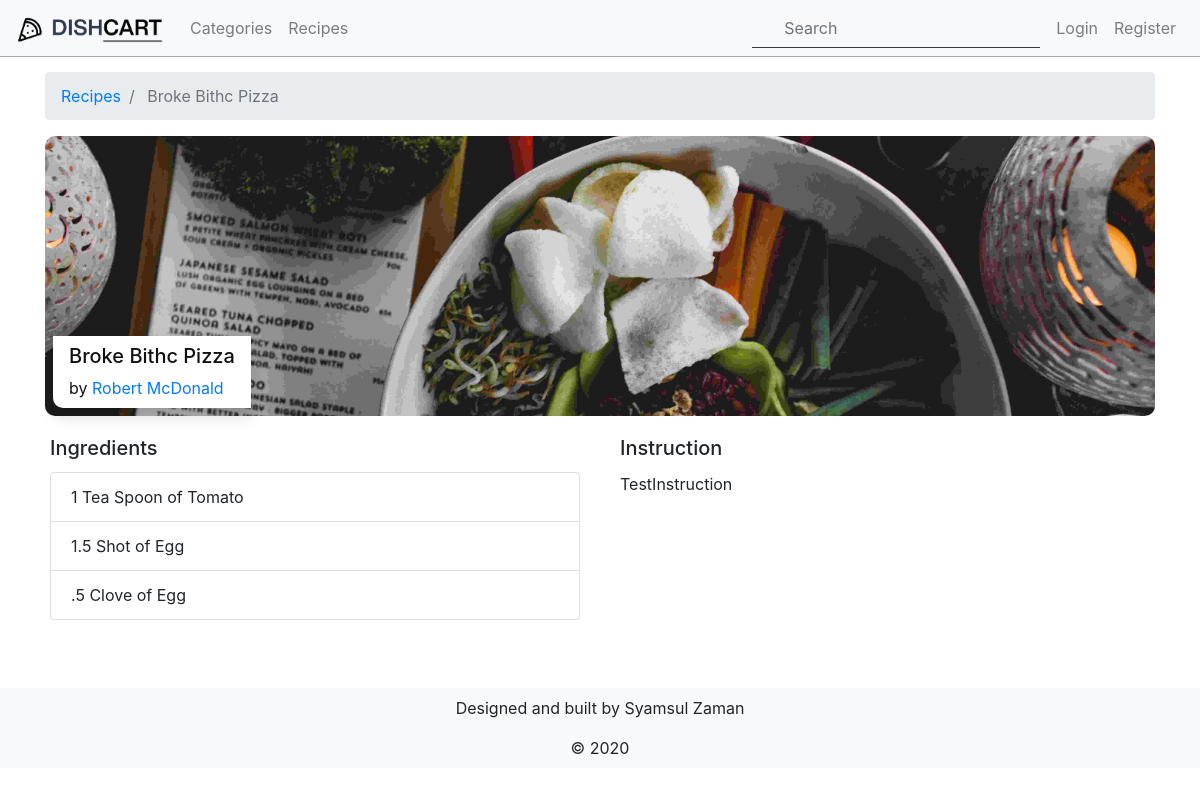
/recipes/detail/2, run on the app's committed database.
### tables this page shows
CREATE TABLE `recipes` (
  `id` int(11) NOT NULL,
  `image` varchar(50) NOT NULL DEFAULT 'default-recipe.jpg',
  `name` varchar(150) NOT NULL,
  `user_id` int(11) NOT NULL,
  `category` varchar(20) NOT NULL,
  `instruction` text NOT NULL,
  `created_at` date NOT NULL DEFAULT current_timestamp(),
  `updated_at` date NOT NULL DEFAULT current_timestamp()
);

CREATE TABLE `users` (
  `id` int(11) NOT NULL,
  `username` varchar(150) NOT NULL,
  `first_name` varchar(150) NOT NULL,
  `last_name` varchar(150) NOT NULL,
  `email` varchar(150) NOT NULL,
  `password` varchar(150) NOT NULL,
  `access_control_level` text DEFAULT NULL,
  `profile_picture` varchar(50) NOT NULL DEFAULT 'default.png',
  `cover_picture` varchar(150) DEFAULT 'default-cover.jpg',
  `about` text DEFAULT NULL,
  `deleted` int(11) DEFAULT 0,
  `created_at` date NOT NULL DEFAULT current_timestamp(),
  `updated_at` date NOT NULL DEFAULT current_timestamp()
);

CREATE TABLE `measurement_quantity` (
  `id` int(11) NOT NULL,
  `amount` varchar(3) NOT NULL,
  `created_at` date NOT NULL DEFAULT current_timestamp(),
  `updated_at` date NOT NULL DEFAULT current_timestamp()
);

CREATE TABLE `measurement_units` (
  `id` int(11) NOT NULL,
  `description` varchar(150) NOT NULL,
  `created_at` date NOT NULL DEFAULT current_timestamp(),
  `updated_at` date NOT NULL DEFAULT current_timestamp()
);

CREATE TABLE `ingredients` (
  `id` int(11) NOT NULL,
  `name` varchar(150) NOT NULL,
  `created_at` date NOT NULL DEFAULT current_timestamp(),
  `updated_at` date NOT NULL DEFAULT current_timestamp()
);

### app/controllers/RecipesController.php (called while the page is built, shortened)
<?php
class RecipesController extends Controller {
  public function detailAction($id) {
  	$recipe = $this->RecipesModel->findSingleRecipe($id);
    $this->view->recipe = $recipe;
    $this->view->render('recipes/detail');
  }
}
 ?>

### index.php (called while the page is built, shortened)
<?php
  function autoload($className) {
    $classArray = explode("\\", $className);
    $class = array_pop($classArray);
    $subPath = strtolower(implode(DS, $classArray));
    $path = ROOT . DS . $subPath . DS . $class. '.php';
  }
	$url = isset($_SERVER['PATH_INFO']) ? explode('/', ltrim($_SERVER["PATH_INFO"], "/")) : [];
  Router::route($url);
 ?>

### core/Database.php (called while the page is built, shortened)
<?php
class Database {
	private $_pdo, $_query, $_error = false, $_result, $_count = 0, $_lastInsertID = null;
	private function __construct() {
		try {
			$this->_pdo = new PDO('mysql:host='.DB_HOST.';dbname='.DB_NAME.';',DB_USERNAME, DB_PASSWORD);
			$this->_pdo->setAttribute(PDO::ATTR_ERRMODE, PDO::ERRMODE_EXCEPTION);
			$this->_pdo->setAttribute(PDO::ATTR_EMULATE_PREPARES, false);
		} catch (PDOException $e) {
			die($e->getMessage());
		}
	}
  public function query($sql, $params = [], $class = []) {
    if ($this->_query = $this->_pdo->prepare($sql)) {
      if ($this->_query->execute()) {
      	if ($class) {
          $this->_result = $this->_query->fetchAll(PDO::FETCH_CLASS, $class);
      	} else {
	        $this->_result = $this->_query->fetchAll(PDO::FETCH_OBJ);
      	}
      } else {
        $this->_error = true;
      }
    }
    return $this;
  }
}
?>

### core/Model.php (called while the page is built, shortened)
<?php
class Model {
	protected $_db, $_table, $_modelName, $_softDelete = false, $_validates = true, $_validationErrors = [];
	public function __construct($table) {
		$this->_db = Database::getInstance();
	}
  public function query($sql, $bind = []) {
  	return $this->_db->query($sql, $bind);
  }
}
?>

### app/models/Recipes.php (called while the page is built, shortened)
<?php
	class Recipes extends Model {
		public function findSingleRecipe($id = '',$params = []) {
			$sql = "
			SELECT
				users.first_name,
		    users.last_name,
        users.id AS user_id,
		    recipes.*,
		    measurement_quantity.amount,
		    measurement_units.description AS unit,
			  ingredients.name AS ingredient_name
  		FROM
			    recipes
			JOIN users ON users.id = recipes.user_id
			JOIN recipe_ingredients ON recipe_ingredients.recipe_id = recipes.id
			JOIN ingredients ON ingredients.id = recipe_ingredients.ingredient_id
			JOIN measurement_units ON measurement_units.id = recipe_ingredients.measurement_unit_id
			JOIN measurement_quantity ON measurement_quantity.id = recipe_ingredients.measurement_quantity_id
			WHERE recipes.id = " . $id . " ";
			return $this->query($sql)->results();
		}
	}
 ?>

### core/Helpers.php (called while the page is built, shortened)
<?php
class Helpers {
  public static function truncate($string, $num) {
    if (strlen($string) >= $num) {
      return join(array_slice(str_split($string), 0, $num)) . " ...";
    } else {
      return $string;
    }
  }
}
 ?>

### app/views/recipes/detail.php (the view, shortened to what this page needs)
<section id="recipe-detail">
  <nav aria-label="breadcrumb">
    <ol class="breadcrumb">
      <li class="breadcrumb-item"><a href="<?= PROJECT_ROOT; ?>recipes">Recipes</a></li>
      <li class="breadcrumb-item active" aria-current="page"> <?= Helpers::truncate($this->recipe[0]->name, 20); ?></li>
    </ol>
  </nav>
  <div class="recipe-detail-body">
  <div class="recipe-detail-img position-relative d-flex align-items-end" style="background-image: url('<?= STATIC_FILES; ?>/images/<?= $this->recipe[0]->image; ?>');">
      <div class="recipe-detail-box position-absolute px-3 py-2 mx-2 my-2 shadow bg-white">
      <h5 class="recipe-detail-title"> <?= Helpers::truncate($this->recipe[0]->name, 20); ?></h5>
        <span class="recipe-detail-chef">by <a href="<?= PROJECT_ROOT; ?>user/detail/<?= $this->recipe[0]->user_id; ?>"><?= $this->recipe[0]->first_name; ?> <?= $this->recipe[0]->last_name; ?></a></span>
      </div>
    </div>
    <div class="row">
      <div class="card-body col-xs-12 col-md-6">
        <h5 class="card-title">Ingredients</h5>
        <ul class="list-group">
          <?php foreach($this->recipe as $ingredient): ?>
          <li class="list-group-item">
            <?= $ingredient->amount; ?>
            <?= $ingredient->unit; ?> of
            <?= $ingredient->ingredient_name; ?>
          </li>
          <?php endforeach; ?>
        </ul>
      </div>
      <div class="card-body col-xs-12 col-md-6">
        <h5 class="card-title">Instruction</h5>
        <p class="text-left">
          <?= $this->recipe[0]->instruction; ?>
        </p>
      </div>
    </div>
  </div>
</section>

### public/css/app.css (style rules this page uses)
:root { --softWhite: #fff; --darkGray: gray; }
* { margin:0; padding:0; }
html { height: 100%; }
body { background-color: var(--softWhite); display: flex; flex-direction: column; min-height: 100%; }
.recipe-detail-img { height:280px; background-size:cover; background-position: center; border-radius: 10px; }
.recipe-detail-box { color: #111; background-color: #fff; border-bottom-left-radius: 10px; }

### data on the page
recipes: name "Broke Bithc Pizza", image (placeholder picture), measurement_quantity.amount "1", measurement_units.description "Tea Spoon", ingredients.name "Tomato", measurement_quantity.amount "1.5", measurement_units.description "Shot", ingredients.name "Egg", measurement_quantity.amount ".5", measurement_units.description "Clove", instruction "TestInstruction"
users: first_name "Robert", last_name "McDonald"
